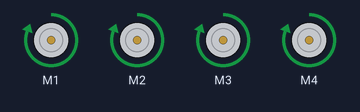
This sketch was run on a simulated Arduino Uno, built with avr-gcc and run on an emulated ATmega328P. On the bench: 4 × DC motor (green arrow = forward, orange = backward, longer = faster).

Above: at 0.5 s.
At 1.5 s:
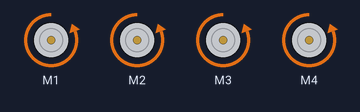
At 5.5 s:
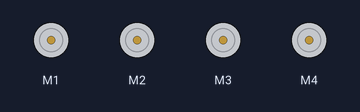
Timing chart, 0 to 6.9 s (numbered marks = the images above):
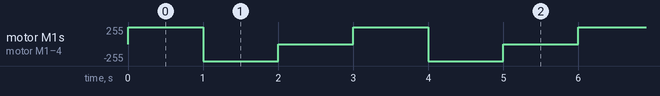

The sketch:

Car_check.ino
```cpp
#include <AFMotor.h>

// Initialise the four motors
AF_DCMotor front_left(1, MOTOR12_64KHZ);
AF_DCMotor rear_left(2, MOTOR12_64KHZ);
AF_DCMotor front_right(3, MOTOR12_64KHZ);
AF_DCMotor rear_right(4, MOTOR12_64KHZ);

void setup() {
  // put your setup code here, to run once:
}

void loop() {
  // put your main code here, to run repeatedly:

  // Set the speed for each motor (values can be between 0 and 255)
  front_left.setSpeed(255);
  rear_left.setSpeed(255);
  front_right.setSpeed(255);
  rear_right.setSpeed(255);

  // Set the direction of the motor - can be FORWARD, BACKWARD or RELEASE (release is the same as brakes)
  front_left.run(FORWARD);
  rear_left.run(FORWARD);
  front_right.run(FORWARD);
  rear_right.run(FORWARD);

  delay(1000);
  front_left.run(BACKWARD);
  rear_left.run(BACKWARD);
  front_right.run(BACKWARD);
  rear_right.run(BACKWARD);

  delay(1000);
  front_left.run(RELEASE);
  rear_left.run(RELEASE);
  front_right.run(RELEASE);
  rear_right.run(RELEASE);
  delay(1000);
}
```

Measured:
- by itself, motor M1–4: repeats every 3.0 s: backward 255/255 1.0 s, stopped 1.0 s, forward 255/255 1.0 s
